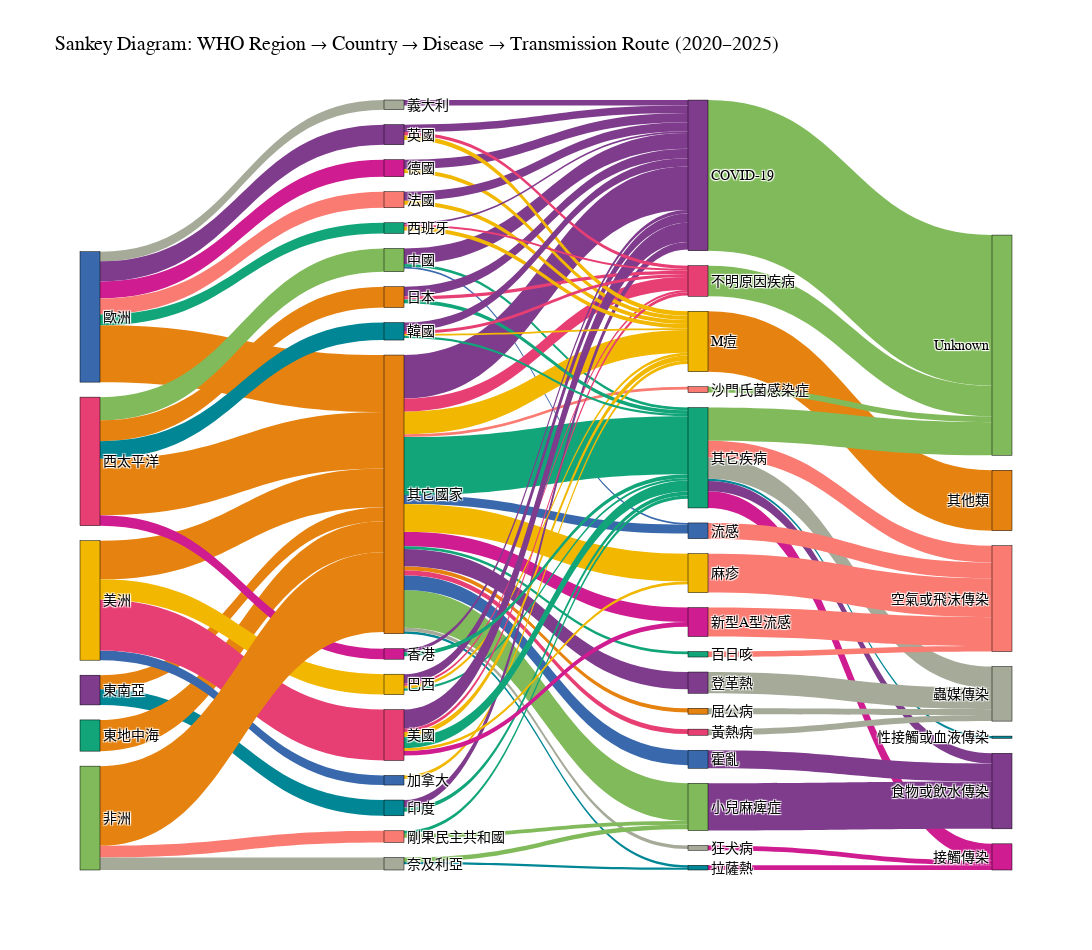

This figure's notebook cell:
### Markdown cell above
### Sanky: country-disease-route

### Code cell
import pandas as pd
import plotly.graph_objects as go
import plotly.colors as pc

# === Step 1: Prepare and clean data ===
df['date'] = pd.to_datetime(df['date'], errors='coerce')
df_temp = df[df['date'].dt.year > 2020][['WHO_region', 'country_name_zh', 'disease_name', 'transmission_route']]

# === Step 2: Keep top N countries and diseases for clarity ===
top_countries = df_temp['country_name_zh'].value_counts().nlargest(15).index
top_diseases = df_temp['disease_name'].value_counts().nlargest(15).index

df_temp['country_grouped'] = df_temp['country_name_zh'].where(df_temp['country_name_zh'].isin(top_countries), '其它國家')
df_temp['disease_grouped'] = df_temp['disease_name'].where(df_temp['disease_name'].isin(top_diseases), '其它疾病')
df_temp['route_grouped'] = df_temp['transmission_route'].fillna('Unknown')
df_temp['region_grouped'] = df_temp['WHO_region'].fillna('Other')

# === Step 3: Create three sets of links ===
link0 = (
    df_temp.groupby(['region_grouped', 'country_grouped'])
    .size()
    .reset_index(name='count')
)

link1 = (
    df_temp.groupby(['country_grouped', 'disease_grouped'])
    .size()
    .reset_index(name='count')
)

link2 = (
    df_temp.groupby(['disease_grouped', 'route_grouped'])
    .size()
    .reset_index(name='count')
)

# === Step 4: Filter small links to reduce clutter ===
link0 = link0[link0['count'] >= 50]
link1 = link1[link1['count'] >= 50]
link2 = link2[link2['count'] >= 50]

# === Step 5: Build unique node list and index mapping ===
all_nodes = pd.Series(
    link0['region_grouped'].tolist() +
    link0['country_grouped'].tolist() +
    link1['disease_grouped'].tolist() +
    link2['route_grouped'].tolist()
).unique()

node_indices = {name: i for i, name in enumerate(all_nodes)}

# Map source and target indices
link0['source'] = link0['region_grouped'].map(node_indices)
link0['target'] = link0['country_grouped'].map(node_indices)

link1['source'] = link1['country_grouped'].map(node_indices)
link1['target'] = link1['disease_grouped'].map(node_indices)

link2['source'] = link2['disease_grouped'].map(node_indices)
link2['target'] = link2['route_grouped'].map(node_indices)

# === Step 6: Assign colors to nodes ===
color_palette = pc.qualitative.Bold
node_colors = [color_palette[i % len(color_palette)] for i in range(len(all_nodes))]

# Color by disease and route for links
disease_color_map = {name: node_colors[node_indices[name]] for name in link1['disease_grouped'].unique()}
route_color_map = {name: node_colors[node_indices[name]] for name in link2['route_grouped'].unique()}

link0['color'] = link0['country_grouped'].map(lambda x: node_colors[node_indices.get(x, 0)])
link1['color'] = link1['disease_grouped'].map(disease_color_map)
link2['color'] = link2['route_grouped'].map(route_color_map)

# === Step 7: Combine all links ===
df_links = pd.concat([
    link0[['source', 'target', 'count', 'color']],
    link1[['source', 'target', 'count', 'color']],
    link2[['source', 'target', 'count', 'color']]
], ignore_index=True)

# === Step 8: Plot Sankey Diagram ===
fig = go.Figure(data=[go.Sankey(
    arrangement='snap',
    node=dict(
        pad=15,
        thickness=20,
        line=dict(color="black", width=0.5),
        label=all_nodes,
        color=node_colors
    ),
    link=dict(
        source=df_links['source'],
        target=df_links['target'],
        value=df_links['count'],
        color=df_links['color']
    )
)])


fig.update_layout(
    font=dict(size=14, color='black', family="Arial"),
    title_text="Sankey Diagram: WHO Region → Country → Disease → Transmission Route (2020–2025)",
    width=1100,
    height=950
)

#fig.write_image("output/plot/Sankey_region_country_disease_route_2020_2025.png", width=1100, height=950, scale=3)
fig.show()

### Figure 1 — Plotly figure (JSON) as saved in the notebook; plotly's stock layout.template omitted (floating-point values rounded to 4 significant figures)
{"data": [{"arrangement": "snap", "link": {"color": ["rgb(230, 131, 16)", "rgb(0, 134, 149)", "rgb(230, 131, 16)", "rgb(230, 131, 16)", "rgb(207, 28, 144)", "rgb(249, 123, 114)", "rgb(165, 170, 153)", "rgb(127, 60, 141)", "rgb(17, 165, 121)", "rgb(230, 131, 16)", "rgb(57, 105, 172)", "rgb(242, 183, 1)", "rgb(231, 63, 116)", "rgb(128, 186, 90)", "rgb(230, 131, 16)", "rgb(230, 131, 16)", "rgb(0, 134, 149)", "rgb(207, 28, 144)", "rgb(230, 131, 16)", "rgb(249, 123, 114)", "rgb(165, 170, 153)", "rgb(127, 60, 141)", "rgb(17, 165, 121)", "rgb(57, 105, 172)", "rgb(127, 60, 141)", "rgb(242, 183, 1)", "rgb(231, 63, 116)", "rgb(17, 165, 121)", "rgb(128, 186, 90)", "rgb(230, 131, 16)", "rgb(0, 134, 149)", "rgb(207, 28, 144)", "rgb(249, 123, 114)", "rgb(57, 105, 172)", "rgb(165, 170, 153)", "rgb(127, 60, 141)", "rgb(17, 165, 121)", "rgb(57, 105, 172)", "rgb(242, 183, 1)", "rgb(231, 63, 116)", "rgb(17, 165, 121)", "rgb(128, 186, 90)", "rgb(242, 183, 1)", "rgb(127, 60, 141)", "rgb(17, 165, 121)", "rgb(128, 186, 90)", "rgb(0, 134, 149)", "rgb(127, 60, 141)", "rgb(242, 183, 1)", "rgb(231, 63, 116)", "rgb(17, 165, 121)", "rgb(127, 60, 141)", "rgb(242, 183, 1)", "rgb(127, 60, 141)", "rgb(231, 63, 116)", "rgb(17, 165, 121)", "rgb(127, 60, 141)", "rgb(242, 183, 1)", "rgb(127, 60, 141)", "rgb(242, 183, 1)", "rgb(231, 63, 116)", "rgb(17, 165, 121)", "rgb(207, 28, 144)", "rgb(242, 183, 1)", "rgb(127, 60, 141)", "rgb(127, 60, 141)", "rgb(242, 183, 1)", "rgb(231, 63, 116)", "rgb(127, 60, 141)", "rgb(242, 183, 1)", "rgb(231, 63, 116)", "rgb(127, 60, 141)", "rgb(242, 183, 1)", "rgb(231, 63, 116)", "rgb(17, 165, 121)", "rgb(127, 60, 141)", "rgb(17, 165, 121)", "rgb(128, 186, 90)", "rgb(230, 131, 16)", "rgb(128, 186, 90)", "rgb(128, 186, 90)", "rgb(0, 134, 149)", "rgb(207, 28, 144)", "rgb(249, 123, 114)", "rgb(165, 170, 153)", "rgb(127, 60, 141)", "rgb(127, 60, 141)", "rgb(165, 170, 153)", "rgb(207, 28, 144)", "rgb(249, 123, 114)", "rgb(128, 186, 90)", "rgb(249, 123, 114)", "rgb(207, 28, 144)", "rgb(165, 170, 153)", "rgb(249, 123, 114)", "rgb(127, 60, 141)", "rgb(249, 123, 114)", "rgb(165, 170, 153)"], "source": [0, 0, 1, 2, 2, 2, 2, 2, 2, 3, 3, 3, 3, 4, 4, 4, 4, 4, 5, 5, 5, 16, 16, 16, 6, 6, 6, 6, 6, 6, 6, 6, 6, 6, 6, 6, 6, 6, 6, 6, 20, 20, 13, 7, 7, 21, 21, 14, 14, 14, 14, 8, 8, 17, 17, 17, 9, 9, 15, 15, 15, 15, 15, 15, 10, 11, 11, 11, 12, 12, 12, 18, 18, 18, 18, 19, 19, 22, 25, 26, 23, 23, 23, 23, 23, 23, 27, 28, 29, 30, 31, 24, 32, 33, 34, 35, 36, 37], "target": [6, 7, 6, 6, 8, 9, 10, 11, 12, 6, 13, 14, 15, 16, 6, 17, 18, 19, 6, 20, 21, 22, 23, 24, 22, 25, 26, 23, 27, 28, 29, 30, 31, 24, 32, 33, 34, 35, 36, 37, 23, 27, 25, 22, 23, 27, 29, 22, 25, 26, 23, 22, 25, 22, 26, 23, 22, 25, 22, 25, 26, 23, 30, 36, 22, 22, 25, 26, 22, 25, 26, 22, 25, 26, 23, 22, 23, 38, 39, 38, 38, 40, 41, 42, 43, 44, 44, 43, 41, 42, 38, 42, 41, 43, 42, 44, 42, 43], "value": [394, 443, 879, 1604, 479, 452, 271, 565, 301, 1089, 270, 575, 1431, 654, 1589, 588, 492, 296, 2242, 329, 353, 441, 73, 50, 1223, 638, 369, 1632, 1061, 117, 68, 408, 80, 250, 98, 485, 74, 420, 784, 138, 87, 107, 93, 212, 116, 129, 61, 266, 79, 59, 59, 259, 118, 267, 91, 106, 253, 116, 537, 145, 93, 312, 129, 77, 154, 209, 127, 92, 52, 118, 50, 236, 51, 86, 63, 97, 117, 4240, 1702, 862, 932, 62, 471, 472, 601, 287, 1331, 166, 133, 815, 165, 442, 133, 598, 154, 508, 1097, 171]}, "node": {"color": ["rgb(127, 60, 141)", "rgb(17, 165, 121)", "rgb(57, 105, 172)", "rgb(242, 183, 1)", "rgb(231, 63, 116)", "rgb(128, 186, 90)", "rgb(230, 131, 16)", "rgb(0, 134, 149)", "rgb(207, 28, 144)", "rgb(249, 123, 114)", "rgb(165, 170, 153)", "rgb(127, 60, 141)", "rgb(17, 165, 121)", "rgb(57, 105, 172)", "rgb(242, 183, 1)", "rgb(231, 63, 116)", "rgb(128, 186, 90)", "rgb(230, 131, 16)", "rgb(0, 134, 149)", "rgb(207, 28, 144)", "rgb(249, 123, 114)", "rgb(165, 170, 153)", "rgb(127, 60, 141)", "rgb(17, 165, 121)", "rgb(57, 105, 172)", "rgb(242, 183, 1)", "rgb(231, 63, 116)", "rgb(128, 186, 90)", "rgb(230, 131, 16)", "rgb(0, 134, 149)", "rgb(207, 28, 144)", "rgb(249, 123, 114)", "rgb(165, 170, 153)", "rgb(127, 60, 141)", "rgb(17, 165, 121)", "rgb(57, 105, 172)", "rgb(242, 183, 1)", "rgb(231, 63, 116)", "rgb(128, 186, 90)", "rgb(230, 131, 16)", "rgb(0, 134, 149)", "rgb(207, 28, 144)", "rgb(249, 123, 114)", "rgb(165, 170, 153)", "rgb(127, 60, 141)"], "label": ["東南亞", "東地中海", "歐洲", "美洲", "西太平洋", "非洲", "其它國家", "印度", "德國", "法國", "義大利", "英國", "西班牙", "加拿大", "巴西", "美國", "中國", "日本", "韓國", "香港", "剛果民主共和國", "奈及利亞", "COVID-19", "其它疾病", "流感", "M痘", "不明原因疾病", "小兒麻痺症", "屈公病", "拉薩熱", "新型A型流感", "沙門氏菌感染症", "狂犬病", "登革熱", "百日咳", "霍亂", "麻疹", "黃熱病", "Unknown", "其他類", "性接觸或血液傳染", "接觸傳染", "空氣或飛沫傳染", "蟲媒傳染", "食物或飲水傳染"], "line": {"color": "black", "width": 0.5}, "pad": 15, "thickness": 20}, "type": "sankey"}], "layout": {"font": {"color": "black", "family": "Arial", "size": 14}, "height": 950, "title": {"text": "Sankey Diagram: WHO Region → Country → Disease → Transmission Route (2020–2025)"}, "width": 1100}}
